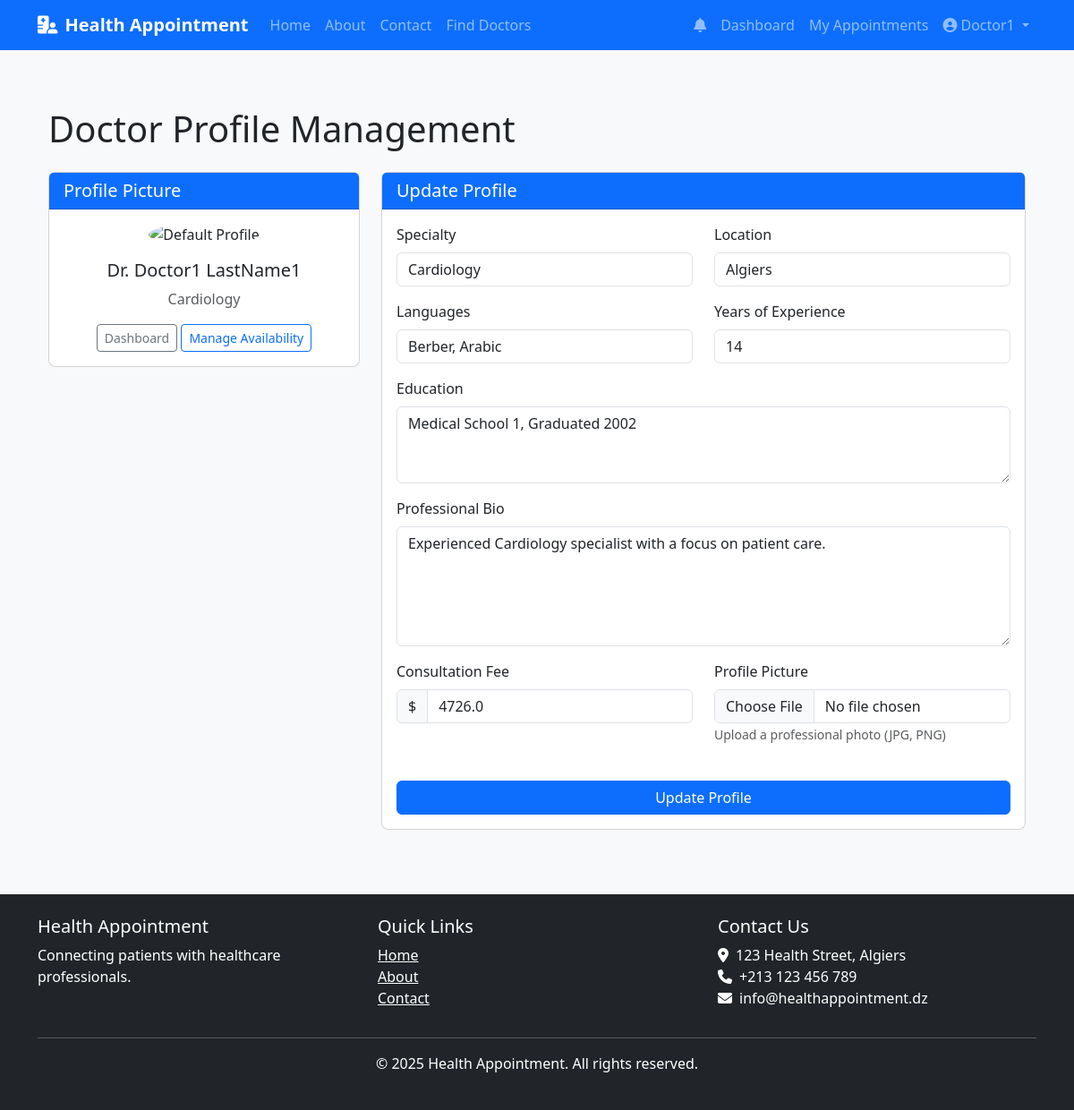
Screenshot of /doctor/profile (signed in) with the database file from the repository.
### models.py (models this page shows, shortened)
class User(db.Model, UserMixin):
    __tablename__ = 'users'
    id = db.Column(db.Integer, primary_key=True)
    email = db.Column(db.String(120), unique=True, nullable=False)
    phone = db.Column(db.String(20), unique=True, nullable=False)
    password_hash = db.Column(db.String(128), nullable=False)
    first_name = db.Column(db.String(50), nullable=False)
    last_name = db.Column(db.String(50), nullable=False)
    user_type = db.Column(db.Enum(UserType), nullable=False)
    is_active = db.Column(db.Boolean, default=False)
    created_at = db.Column(db.DateTime, default=datetime.utcnow)
    updated_at = db.Column(db.DateTime, default=datetime.utcnow, onupdate=datetime.utcnow)
    phone_verified = db.Column(db.Boolean, default=False)
    phone_verification_code = db.Column(db.String(6))
    phone_verification_sent_at = db.Column(db.DateTime)
    email_verified = db.Column(db.Boolean, default=False)
    email_verification_token = db.Column(db.String(100))
    email_verification_sent_at = db.Column(db.DateTime)
    patient = db.relationship('Patient', backref='user', uselist=False, cascade='all, delete-orphan')
    doctor = db.relationship('Doctor', backref='user', uselist=False, cascade='all, delete-orphan')
    notifications = db.relationship('Notification', backref='user', lazy=True, cascade='all, delete-orphan')

class Doctor(db.Model):
    __tablename__ = 'doctors'
    id = db.Column(db.Integer, primary_key=True)
    user_id = db.Column(db.Integer, db.ForeignKey('users.id'), nullable=False)
    specialty = db.Column(db.String(100))
    license_number = db.Column(db.String(50), unique=True, nullable=False)
    years_of_experience = db.Column(db.Integer)
    education = db.Column(db.Text)
    bio = db.Column(db.Text)
    verification_status = db.Column(db.Enum(VerificationStatus), default=VerificationStatus.PENDING)
    verification_notes = db.Column(db.Text)
    location = db.Column(db.String(255))
    languages = db.Column(db.String(255))  # Comma-separated list of languages
    consultation_fee = db.Column(db.Float)
    profile_picture = db.Column(db.String(255))
    license_document_path = db.Column(db.String(255))
    certificate_path = db.Column(db.String(255))
    availability = db.relationship('DoctorAvailability', backref='doctor', lazy=True, cascade='all, delete-orphan')
    appointments = db.relationship('Appointment', backref='doctor', lazy=True, cascade='all, delete-orphan')

### routes.py (the view, shortened to what this page needs)
@doctor.route('/profile', methods=['GET', 'POST'])
@login_required
def profile():
    if current_user.user_type != UserType.DOCTOR:
        flash('Access denied. Doctor privileges required.', 'danger')
        return redirect(url_for('main.index'))
    doctor = Doctor.query.filter_by(user_id=current_user.id).first()
    if not doctor:
        flash('Doctor profile not found.', 'danger')
        return redirect(url_for('main.index'))
    form = DoctorProfileForm()
    if request.method == 'GET':
        form.specialty.data = doctor.specialty
        form.location.data = doctor.location
        form.languages.data = doctor.languages
        form.years_of_experience.data = doctor.years_of_experience
        form.education.data = doctor.education
        form.bio.data = doctor.bio
        form.consultation_fee.data = str(doctor.consultation_fee) if doctor.consultation_fee else ""
    availability = DoctorAvailability.query.filter_by(doctor_id=doctor.id).all()
    return render_template('doctor/profile.html', form=form, doctor=doctor, availability=availability)

### forms.py
class DoctorProfileForm(FlaskForm):
    specialty = StringField('Specialty', validators=[DataRequired()])
    location = StringField('Location', validators=[DataRequired()])
    languages = StringField('Languages (comma separated)', validators=[DataRequired()])
    years_of_experience = IntegerField('Years of Experience', validators=[DataRequired()])
    education = TextAreaField('Education', validators=[DataRequired()])
    bio = TextAreaField('Professional Bio', validators=[DataRequired()])
    consultation_fee = StringField('Consultation Fee', validators=[DataRequired()])
    profile_picture = FileField('Profile Picture', validators=[
        FileAllowed(['jpg', 'jpeg', 'png'], 'Only images are allowed!')
    ])
    submit = SubmitField('Update Profile')

### app.py (called while the page is built)
@login_manager.user_loader
def load_user(user_id):
    return User.query.get(int(user_id))

def create_app():
    app = Flask(__name__)
    app.config.from_object(get_config())
    app.config['SESSION_COOKIE_NAME'] = f'session_{uuid.uuid4().hex[:8]}'
    os.makedirs(app.config['UPLOAD_FOLDER'], exist_ok=True)
    db.init_app(app)
    login_manager.init_app(app)
    login_manager.login_view = 'auth.login'
    login_manager.login_message_category = 'info'
    mail.init_app(app)
    bcrypt.init_app(app)
    app.register_blueprint(main)
    app.register_blueprint(auth, url_prefix='/auth')
    app.register_blueprint(patient, url_prefix='/patient')
    app.register_blueprint(doctor, url_prefix='/doctor')
    app.register_blueprint(admin, url_prefix='/admin')
    app.register_blueprint(admin_panel)
    @app.context_processor
    def inject_now():
        return {'now': datetime.datetime.now()}
    return app

### templates/doctor/profile.html (shortened to what this page needs)
{% extends 'base.html' %}
{% block content %}
<div class="container mt-4">
    <h1 class="mb-4">Doctor Profile Management</h1>
    <div class="row">
        <div class="col-md-4 mb-4">
            <div class="card">
                <div class="card-header bg-primary text-white">
                    <h5 class="card-title mb-0">Profile Picture</h5>
                </div>
                <div class="card-body text-center">
                    {% if doctor.profile_picture %}
                        <img src="{{ url_for('static', filename=doctor.profile_picture) }}" alt="Profile Picture" class="img-fluid rounded-circle mb-3" style="max-width: 200px; max-height: 200px;">
                    {% else %}
                        <img src="{{ url_for('static', filename='img/default-profile.png') }}" alt="Default Profile" class="img-fluid rounded-circle mb-3" style="max-width: 200px; max-height: 200px;">
                    {% endif %}
                    <h5>Dr. {{ current_user.first_name }} {{ current_user.last_name }}</h5>
                    <p class="text-muted">{{ doctor.specialty }}</p>
                    <div class="mt-3">
                        <a href="{{ url_for('doctor.dashboard') }}" class="btn btn-outline-secondary btn-sm">Dashboard</a>
                        <a href="{{ url_for('doctor.manage_availability') }}" class="btn btn-outline-primary btn-sm">Manage Availability</a>
                    </div>
                </div>
            </div>
        </div>
        <div class="col-md-8">
            <div class="card">
                <div class="card-header bg-primary text-white">
                    <h5 class="card-title mb-0">Update Profile</h5>
                </div>
                <div class="card-body">
                    <form method="POST" enctype="multipart/form-data">
                        <div class="row">
                            <div class="col-md-6 mb-3">
                                <label for="specialty" class="form-label">Specialty</label>
                                {{ form.specialty(class="form-control") }}
                            </div>
                            <div class="col-md-6 mb-3">
                                <label for="location" class="form-label">Location</label>
                                {{ form.location(class="form-control", placeholder="City, Country") }}
                            </div>
                        </div>
                        <div class="row">
                            <div class="col-md-6 mb-3">
                                <label for="languages" class="form-label">Languages</label>
                                {{ form.languages(class="form-control", placeholder="English, French, Arabic") }}
                            </div>
                            <div class="col-md-6 mb-3">
                                <label for="years_of_experience" class="form-label">Years of Experience</label>
                                {{ form.years_of_experience(class="form-control") }}
                            </div>
                        </div>
                        <div class="mb-3">
                            <label for="education" class="form-label">Education</label>
                            {{ form.education(class="form-control", rows=3) }}
                        </div>
                        <div class="mb-3">
                            <label for="bio" class="form-label">Professional Bio</label>
                            {{ form.bio(class="form-control", rows=5) }}
                        </div>
                        <div class="row">
                            <div class="col-md-6 mb-3">
                                <label for="consultation_fee" class="form-label">Consultation Fee</label>
                                <div class="input-group">
                                    <span class="input-group-text">$</span>
                                    {{ form.consultation_fee(class="form-control") }}
                                </div>
                            </div>
                            <div class="col-md-6 mb-3">
                                <label for="profile_picture" class="form-label">Profile Picture</label>
                                {{ form.profile_picture(class="form-control") }}
                                <small class="text-muted">Upload a professional photo (JPG, PNG)</small>
                            </div>
                        </div>
                        <div class="d-grid gap-2 mt-4">
                            {{ form.submit(class="btn btn-primary") }}
                        </div>
                    </form>
                </div>
            </div>
        </div>
    </div>
</div>
{% endblock %}

### templates/base.html (shortened to what this page needs)
<!DOCTYPE html>
<html lang="en">
<head>
    <link href="https://cdn.jsdelivr.net/npm/bootstrap@5.3.0/dist/css/bootstrap.min.css" rel="stylesheet">
    <link rel="stylesheet" href="https://cdnjs.cloudflare.com/ajax/libs/font-awesome/6.4.0/css/all.min.css">
    <link rel="stylesheet" href="{{ url_for('static', filename='css/style.css') }}">
</head>
<body>
    <nav class="navbar navbar-expand-lg navbar-dark bg-primary">
        <div class="container">
            <a class="navbar-brand" href="{{ url_for('main.index') }}">
                <i class="fas fa-hospital-user me-2"></i>Health Appointment
            </a>
            <div class="collapse navbar-collapse" id="navbarNav">
                <ul class="navbar-nav me-auto">
                    <li class="nav-item">
                        <a class="nav-link" href="{{ url_for('main.index') }}">Home</a>
                    </li>
                    <li class="nav-item">
                        <a class="nav-link" href="{{ url_for('main.about') }}">About</a>
                    </li>
                    <li class="nav-item">
                        <a class="nav-link" href="{{ url_for('main.contact') }}">Contact</a>
                    </li>
                    {% if current_user.is_authenticated %}
                    <li class="nav-item">
                        <a class="nav-link" href="{{ url_for('main.find_doctors') }}">Find Doctors</a>
                    </li>
                    {% endif %}
                </ul>
                <ul class="navbar-nav">
                    {% if current_user.is_authenticated %}
                        <li class="nav-item">
                            <a class="nav-link position-relative" href="{{ url_for('main.notifications') }}">
                                <i class="fas fa-bell"></i>
                            </a>
                        </li>
                        {% if current_user.user_type.value == 'patient' %}
                            <li class="nav-item">
                                <a class="nav-link" href="{{ url_for('patient.dashboard') }}">Dashboard</a>
                            </li>
                            <li class="nav-item">
                                <a class="nav-link" href="{{ url_for('patient.appointments') }}">My Appointments</a>
                            </li>
                        {% elif current_user.user_type.value == 'doctor' %}
                            <li class="nav-item">
                                <a class="nav-link" href="{{ url_for('doctor.dashboard') }}">Dashboard</a>
                            </li>
                            <li class="nav-item">
                                <a class="nav-link" href="{{ url_for('doctor.doctor_appointments') }}">My Appointments</a>
                            </li>
                        {% endif %}
                        <li class="nav-item dropdown">
                            <a class="nav-link dropdown-toggle" href="#" id="userDropdown" role="button" data-bs-toggle="dropdown">
                                <i class="fas fa-user-circle me-1"></i>{{ current_user.first_name }}
                            </a>
                        </li>
                    {% endif %}
                </ul>
            </div>
        </div>
    </nav>
    <main class="container py-4">
        {% block content %}{% endblock %}
    </main>
    <footer class="bg-dark text-white py-4 mt-5">
        <div class="container">
            <div class="row">
                <div class="col-md-4">
                    <h5>Health Appointment</h5>
                    <p>Connecting patients with healthcare professionals.</p>
                </div>
                <div class="col-md-4">
                    <h5>Quick Links</h5>
                    <ul class="list-unstyled">
                        <li><a href="{{ url_for('main.index') }}" class="text-white">Home</a></li>
                        <li><a href="{{ url_for('main.about') }}" class="text-white">About</a></li>
                        <li><a href="{{ url_for('main.contact') }}" class="text-white">Contact</a></li>
                    </ul>
                </div>
                <div class="col-md-4">
                    <h5>Contact Us</h5>
                    <address>
                        <i class="fas fa-map-marker-alt me-2"></i>123 Health Street, Algiers<br>
                        <i class="fas fa-phone me-2"></i>+213 123 456 789<br>
                        <i class="fas fa-envelope me-2"></i>info@healthappointment.dz
                    </address>
                </div>
            </div>
            <hr>
            <div class="text-center">
                <p>&copy; {{ now.year }} Health Appointment. All rights reserved.</p>
            </div>
        </div>
    </footer>
</body>
</html>

### static/css/style.css (style rules this page uses)
body { font-family: 'Segoe UI', Tahoma, Geneva, Verdana, sans-serif; background-color: #f8f9fa; }
.navbar-brand { font-weight: bold; }
.card { border-radius: 0.5rem; transition: transform 0.3s; }
footer { margin-top: 3rem; }
.form-label { font-weight: 500; }
.btn-primary { background-color: #0d6efd; border-color: #0d6efd; }

### rows the page displays
User: first_name "Doctor1", last_name "LastName1"
Doctor: specialty "Cardiology", location "Algiers", languages "Berber, Arabic", years_of_experience "14", education "Medical School 1, Graduated 2002", bio "Experienced Cardiology specialist with a focus on patient care.", consultation_fee "4726.0"
